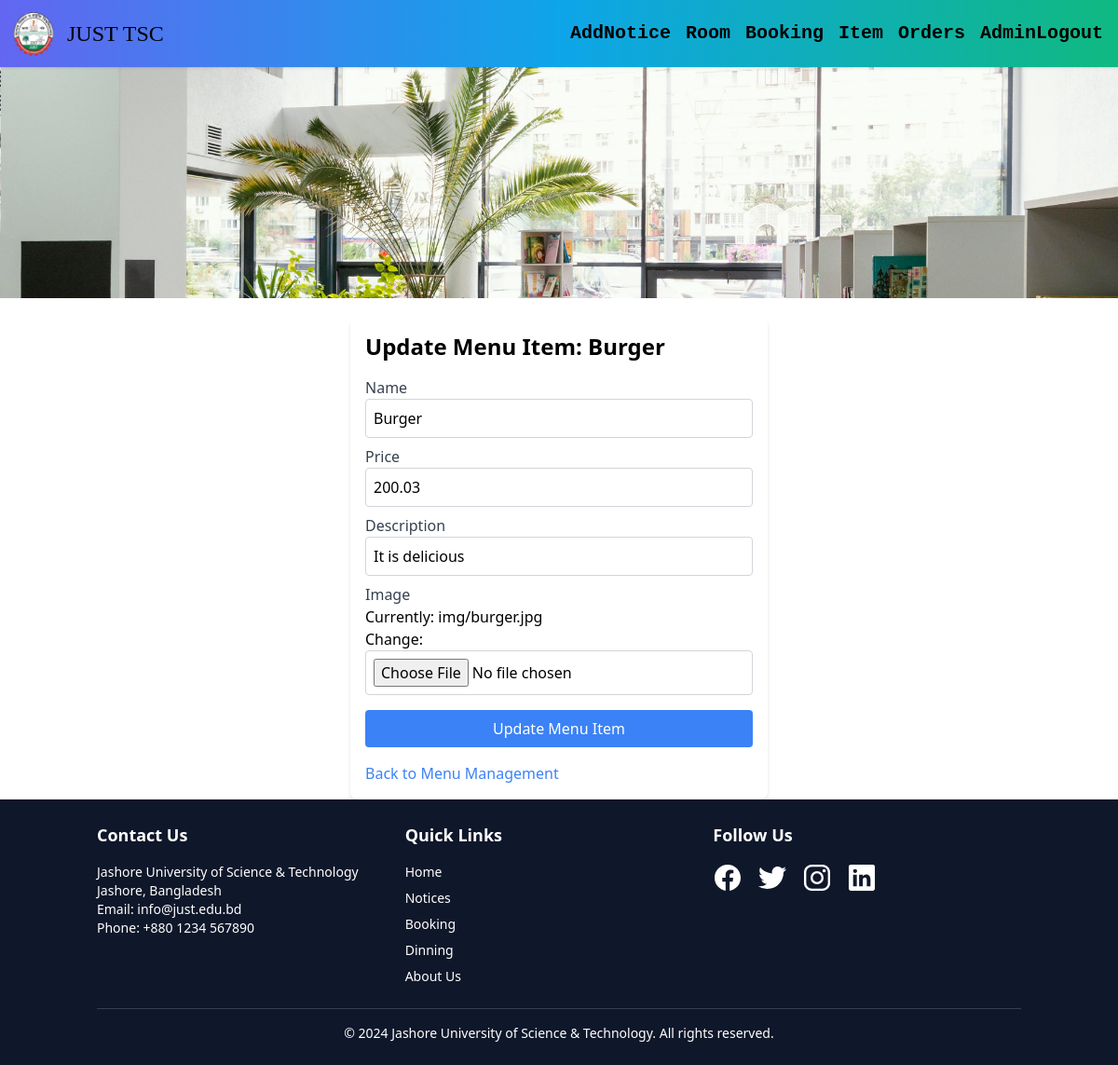
The app's page /update_item/4 (signed in) with its own data.
### TSC/models.py (models this page shows, shortened)
class MenuItem(models.Model):
    name = models.CharField(max_length=200)
    price = models.DecimalField(max_digits=5, decimal_places=2)
    image = models.ImageField(upload_to='img/')
    description=models.CharField(max_length=40)

### TSC/views.py (the view)
# urls.py: path('update_item/<int:item_id>',views.UpdateItem,name="update_item"),
@user_passes_test(is_admin, login_url='/')
def UpdateItem(request, item_id):
    item = get_object_or_404(MenuItem, id=item_id)
    if request.method == 'POST':
        form = ItemForm(request.POST, request.FILES, instance=item)
        if form.is_valid():
            form.save()
            messages.success(request, 'Menu item updated successfully!')
            return redirect('adminItem')
    else:
        form = ItemForm(instance=item)
    context = {
        'form': form,
        'item': item,
    }
    return render(request, "update_item.html", context)  # Create a template for updating

### TSC/forms.py
class ItemForm(forms.ModelForm):
    class Meta:
        model=MenuItem
        fields=['name','price','description','image']

### TSC/templatetags/custom_tags.py (called while the page is built)
@register.filter(name='add_class')
def add_class(field, css_class):
    return field.as_widget(attrs={"class": css_class})

### TSC/views.py (called while the page is built)
def is_admin(user):
    return user.is_authenticated and user.is_staff

### templates/update_item.html (shortened to what this page needs)
{% extends "Room_navbar.html" %}
{% load custom_tags %}
{% block first %}
<div class="container mx-auto mt-5 p-4 bg-white shadow-md rounded-lg max-w-md">
    <h1 class="text-2xl font-bold mb-4">Update Menu Item: {{ item.name }}</h1>
    <form method="POST" enctype="multipart/form-data" class="space-y-4">
        <div class="space-y-2">
            {% for field in form %}
                <div>
                    <label for="{{ field.id_for_label }}" class="block text-gray-700 font-medium">{{ field.label }}</label>
                    {{ field|add_class:"border border-gray-300 rounded p-2 w-full" }}
                </div>
            {% endfor %}
        </div>
        <button type="submit" class="w-full bg-blue-500 text-white px-4 py-2 rounded hover:bg-blue-600 transition duration-200">Update Menu Item</button>
    </form>
    <a href="{% url 'adminItem' %}" class="text-blue-500 mt-4 inline-block hover:underline">Back to Menu Management</a>
</div>
{% endblock %}

### templates/navbar.html (style rules this page uses)
html, body { height: 100%; margin: 0; }

### records on screen
MenuItem: name "Burger", form "Burger" "200.03" "It is delicious"

### other values on screen
{{ field.label }} "Name" "Price" "Description" "Image"
